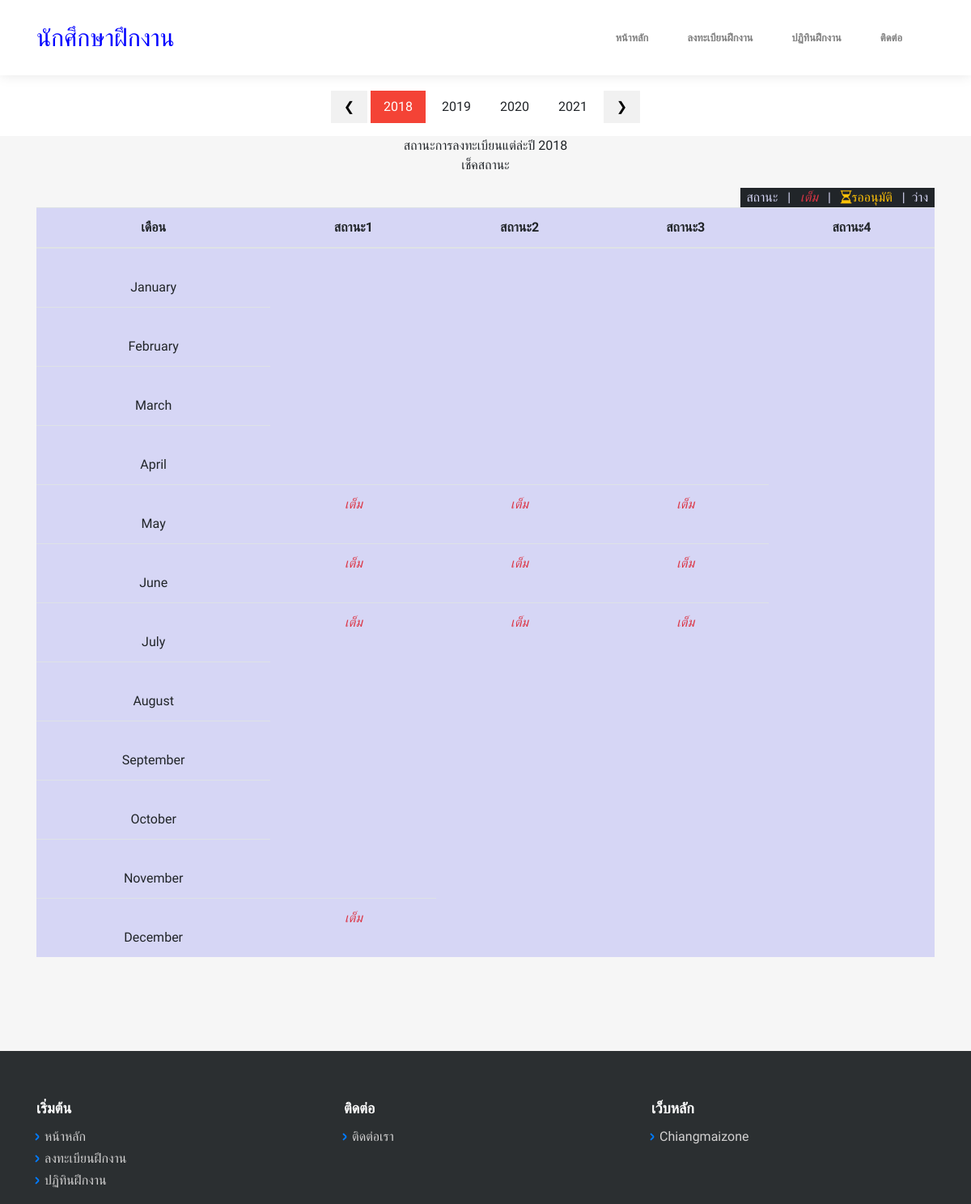
Screenshot of /_pricing.php with the database file from the repository.
### tables this page shows
CREATE TABLE IF NOT EXISTS `addyear` (
  `addyearid` int(10) NOT NULL AUTO_INCREMENT,
  `year` varchar(10) NOT NULL,
  PRIMARY KEY (`addyearid`)
);

CREATE TABLE IF NOT EXISTS `tb_student` (
  `id` int(11) NOT NULL AUTO_INCREMENT,
  `Name` varchar(30) NOT NULL,
  `Surname` varchar(30) NOT NULL,
  `Nickname` varchar(20) NOT NULL,
  `Tel` varchar(10) NOT NULL,
  `B_Date` date NOT NULL,
  `Address` varchar(100) NOT NULL,
  `File1` varchar(70) NOT NULL,
  `File2` varchar(70) NOT NULL,
  `Disease` varchar(50) NOT NULL,
  `family` varchar(30) NOT NULL,
  `Status` varchar(30) NOT NULL,
  `Introduce` varchar(30) NOT NULL,
  `DateStart` date NOT NULL,
  `DateEnd` date NOT NULL,
  `University` varchar(50) NOT NULL,
  `Gpa1` varchar(10) NOT NULL,
  `School` varchar(50) NOT NULL,
  `Gpa2` varchar(10) NOT NULL,
  `Diploma` varchar(50) NOT NULL,
  `Gpa3` varchar(10) NOT NULL,
  `S_Primary` varchar(50) NOT NULL,
  `Gpa4` varchar(10) NOT NULL,
  `_attention` varchar(100) NOT NULL,
  `Skill` varchar(100) NOT NULL,
  `Tel2` varchar(10) NOT NULL,
  `_Email` varchar(50) NOT NULL,
  `_Facebook` varchar(50) NOT NULL,
  `_Line_id` varchar(30) NOT NULL,
  `_Contact` varchar(30) NOT NULL,
  `_Namecontact` varchar(50) NOT NULL,
  `_Telcontact` varchar(10) NOT NULL,
  `_Position` varchar(30) NOT NULL,
  `status1` tinyint(1) NOT NULL,
  `year_start` int(4) NOT NULL,
  `year_end` int(4) NOT NULL,
  PRIMARY KEY (`id`)
);

### _pricing.php (the view, shortened to what this page needs)
<!DOCTYPE html>
<html>
<head>
  <link rel="stylesheet" href="assets/bootstrap/css/bootstrap.min.css">
  <link rel="stylesheet" href="https://cdnjs.cloudflare.com/ajax/libs/simple-line-icons/2.4.1/css/simple-line-icons.min.css">
<link rel="stylesheet" href="https://cdnjs.cloudflare.com/ajax/libs/font-awesome/4.7.0/css/font-awesome.min.css">
  <link rel="stylesheet" href="assets/css/styles.min1.css">
  <link rel="stylesheet" href="assets/css/year1.css">
</head>
<body>
  <br><br><br><br>
    <nav class="navbar navbar-light navbar-expand-lg fixed-top bg-white clean-navbar">
        <div class="container"><a class="navbar-brand logo" href="index.php" style="font-size:30px;color:blue;">นักศึกษาฝึกงาน</a>
            <div class="collapse navbar-collapse"
                id="navcol-1">
                <ul class="nav navbar-nav ml-auto">
                    <li class="nav-item" role="psentation"><a class="nav-link" href="index.php">หน้าหลัก</a></li>
                    <li class="nav-item" role="psentation"><a class="nav-link" href="check.php">ลงทะเบียนฝึกงาน</a></li>
                    <li class="nav-item" role="psentation"><a class="nav-link" href="pricing.php">ปฏิทินฝึกงาน<br></a></li>
                    <li class="nav-item" role="psentation"><a class="nav-link" href="contact-us.php">ติดต่อ</a></li>
                </ul>
            </div>
        </div>
    </nav>
    <div class="w3-center">
      <div class="w3-section">
        <button class="w3-button w3-light-grey" onclick="plusDivs(-1)">❮ </button>
        <?php
          $i=1;
          $resule_addyear=mysql_query("SELECT * FROM addyear ORDER BY addyearid ASC") or die(mysql_error());
          while($row_addyear = mysql_fetch_array($resule_addyear)){
        ?>
          <button class="w3-button demo" onclick="currentDiv(<?php echo $i; ?>)"><?php echo $row_addyear['year']; ?></button>
        <?php $i++; } ?>
        <button class="w3-button w3-light-grey" onclick="plusDivs(1)"> ❯</button>
      </div>
    </div>
    <div class="w3-content w3-display-container  ">
      <?php
        $i=1;
        $resule_addyear=mysql_query("SELECT * FROM addyear ORDER BY addyearid ASC") or die(mysql_error());
        while($row_addyear = mysql_fetch_array($resule_addyear)){
      ?>
      <main class="page pricing-table-page mySlides">
            <section class="clean-block clean-pricing dark">
                <div class="">
                    <div class=""><div class="container"><div class="cssTable">
                        <center>สถานะการลงทะเบียนแต่ล่ะปี <?php echo $row_addyear['year']; ?>
                        <p>เช็คสถานะ</p></center>
                        <div class="cssDiv" style="float:right;color:#d6d6f5">
                        &nbsp สถานะ &nbsp | &nbsp <i class="icon-user icon text-danger">เต็ม</i>
                        &nbsp | &nbsp <i class="fa fa-hourglass-2 text-warning">รออนุมัติ</i>
                        &nbsp | &nbsp<i></i>ว่าง &nbsp
                        </div>
                        <div class="table-responsive">
                        <table class="table" style="background-color:#d6d6f5">
                          <thead>
                           <tr >
                              <th>เดือน</th>
                              <th>สถานะ1</th>
                              <th>สถานะ2</th>
                              <th>สถานะ3</th>
                              <th>สถานะ4</th>
                            </tr>
                          </thead>
                          <tbody>
                            <?php
                            $month = array("January", "February", "March", "April", "May", "June", "July", "August", "September", "October", "November", "December");
                            foreach ($month as $j =>$value){
                                $m=$j+1;
                            ?>
                            <tr>
                                <td><br><?php echo $value; ?><br></td>
                                <?php
                                  $result_member=mysql_query("SELECT * FROM tb_student where status1 != '2' AND (year_start='$row_addyear[year]' OR year_end='$row_addyear[year]') ORDER BY id ASC") or die(mysql_error());
                                  while($row_member = mysql_fetch_array($result_member)){
                                    if($row_member['status1']==0){
                                      $status="<i class=\"fa fa-hourglass-2 text-warning\">รออนุมัติ";}else if($row_member['status1']==1){$status="<i class=\"icon-user icon text-danger\">เต็ม";}else{$status="ว่าง";
                                      }
                                ?>
                                <?php
                                  $k=1;
                                  $DateStart=substr($row_member["DateStart"],5,2);
                                  $DateEnd=substr($row_member["DateEnd"],5,2);
                                  for($j=$DateStart; $j<=$DateEnd; $j++){
                                ?>
                                      <?php if($m==$j){ ?>
                                        <td>
                                          <?php echo $status; ?><br>
                                        </td>
                                      <?php  }?>
                                <?php  $k++;} ?>
                                <?php   } ?>
                              </tr>
                              <?php   } ?>
                            </tbody>
                          </table>
                        </div>
                        </div>
                      </div>
                    </div>
                  </div>
                </section>
              </main>
    <?php $i++; } ?>
    </div>
    <footer class="page-footer dark">
        <div class="container">
            <div class="row">
                <div class="col-sm-4">
                    <h5>เริ่มต้น</h5>
                    <ul>
                        <li><a href="index.php">หน้าหลัก</a></li>
                        <li><a href="check.php">ลงทะเบียนฝึกงาน</a></li>
                        <li><a href="pricing.php">ปฏิทินฝึกงาน</a></li>
                    </ul>
                </div>
                <div class="col-sm-4">
                    <h5>ติดต่อ</h5>
                    <ul>
                        <li><a href="contact-us.php">ติดต่อเรา</a></li>
                    </ul>
                </div>
                <div class="col-sm-4">
                    <h5>เว็บหลัก</h5>
                    <ul>
                        <li><a href="http://www.chiangmaizone.com/">Chiangmaizone</a></li>
                    </ul>
        </div>
    </footer>
</body>
</html>

### assets/css/styles.min1.css (style rules this page uses)
body { margin: 0; font-family: 'Prompt', sans-serif; font-weight: 400; line-height: 1.5; color: #212529; text-align:left; float:center; background-color: #fff; }
.cssTable { text-align: center; }
.cssDiv { background-color: #212529; }
.mySlides { display:none }
i { color: pink; }

### assets/css/year1.css (style rules this page uses)
*,*:before,*:after { box-sizing:inherit }
html { -ms-text-size-adjust:100%;-webkit-text-size-adjust:100% }
body { margin:0 }
article,aside,details,figcaption,figure,footer,header,main,menu,nav,section,summary { display:block }
a { background-color:transparent;-webkit-text-decoration-skip:objects }
button,input,select,textarea { font:inherit;margin:0 }
button,input { overflow:visible }
button,select { text-transform:none }
button,html [type=button],[type=reset],[type=submit] { -webkit-appearance:button }
h1,h2,h3,h4,h5,h6 { font-family:"Segoe UI",Arial,sans-serif;font-weight:400;margin:10px 0 }
a { color:inherit }
.w3-btn,.w3-button { border:none;display:inline-block;padding:8px 16px;vertical-align:middle;overflow:hidden;text-decoration:none;color:inherit;background-color:inherit;text-align:center;cursor:pointer;white-space:nowrap }
.w3-btn,.w3-button { -webkit-touch-callout:none;-webkit-user-select:none;-khtml-user-select:none;-moz-user-select:none;-ms-user-select:none;user-select:none }
.w3-tooltip,.w3-display-container { position:relative }
.w3-content { max-width:1200px;margin:auto }
.w3-center { text-align:center!important }
.w3-section,.w3-code { margin-top:16px!important;margin-bottom:16px!important }
.w3-red,.w3-hover-red:hover { color:#fff!important;background-color:#f44336!important }
.w3-light-grey,.w3-hover-light-grey:hover,.w3-light-gray,.w3-hover-light-gray:hover { color:#000!important;background-color:#f1f1f1!important }

### rows the page displays
addyear: year "2018", value "January", value "February", value "March", value "April", value "May", value "June", value "July", value "August", value "September", value "October", value "November", value "December"
addyear: year "2019"
addyear: year "2020"
addyear: year "2021"
tb_student: status1 "เต็ม"
tb_student: status1 "เต็ม"
tb_student: status1 "เต็ม"
tb_student: status1 "เต็ม"
